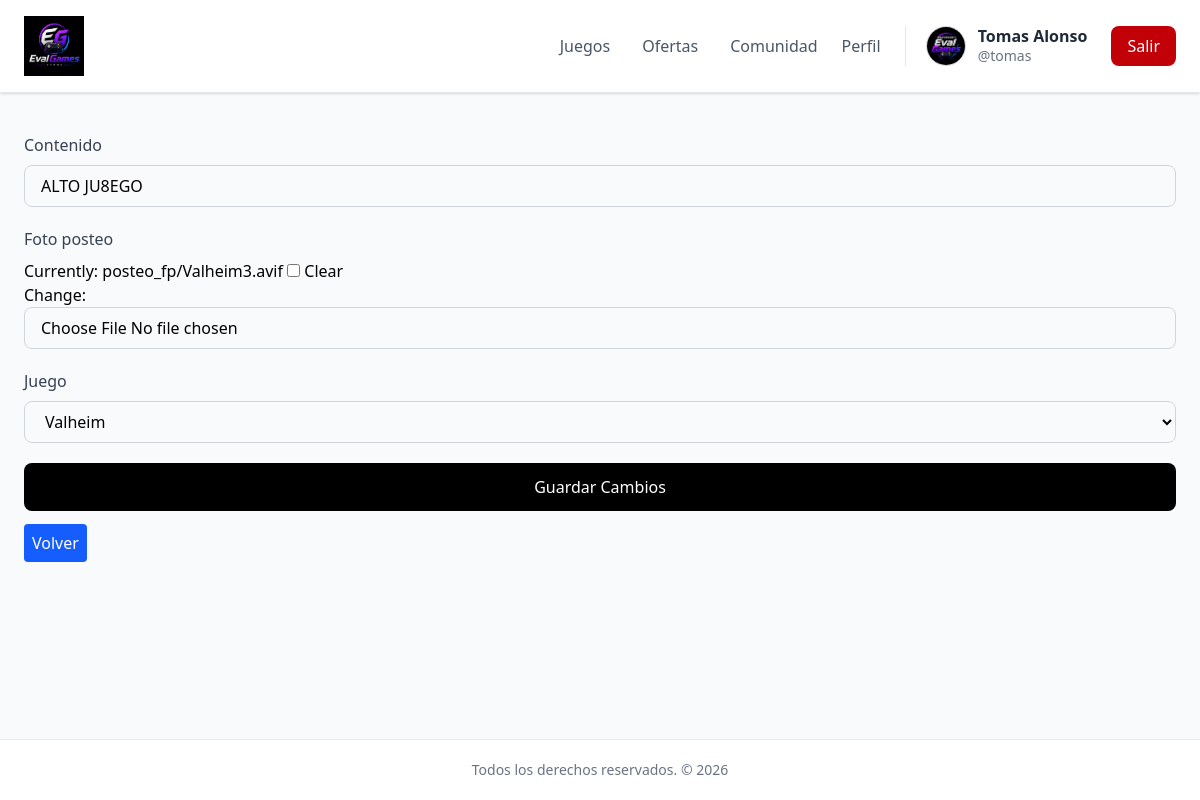
/comunidad/editar_posteo/23/ (signed in), run on the app's committed database.
### usuarios/models.py (models this page shows, shortened)
class UsuarioPersonalizado(AbstractUser):
    telefono = models.CharField(
        max_length=20,
        null=True,
        blank=True
    )
    foto_perfil = models.ImageField(
        upload_to='users_fp',
        null=True,
        blank=True
    )

### comunidad/models.py (models this page shows)
class Posteo(models.Model):
    usuario = models.ForeignKey(UsuarioPersonalizado, on_delete=models.CASCADE, related_name='posteos')
    contenido = models.CharField(max_length=500)
    foto_posteo = models.ImageField(upload_to='posteo_fp', null=True, blank=True)
    juego = models.ForeignKey(Juego, on_delete=models.CASCADE, null=True, blank=True)
    activo = models.BooleanField(default=1, null=True, blank=True)

### comunidad/views.py (the view)
# urls.py: path('editar_posteo/<int:id>/', views.editar_posteo, name='editar_posteo')
@login_required
@permission_required('comunidad.change_posteo')
def editar_posteo(request,id):
    posteo = get_object_or_404(Posteo, id=id)
    if request.method == 'POST':
        form = PosteoForm( request.POST, instance=posteo)
        if form.is_valid():
            form.save()
            return redirect('posteos')
    else:
        form = PosteoForm(instance=posteo)
    return render(request, 'comunidad/editar_posteo.html',{'posteo':posteo, 'form':form})

### comunidad/forms.py
class PosteoForm(forms.ModelForm):
    class Meta:
        model = Posteo
        fields =[
            'contenido', 'foto_posteo', 'juego'
        ]

### videojuegos/models.py (called while the page is built)
    def __str__(self):
        return self.titulo

### comunidad/templates/comunidad/editar_posteo.html (shortened to what this page needs)
{% extends 'inicio/base.html' %}
{% load widget_tweaks %}
{% block body %}
<form method="POST" enctype="multipart/form-data" class="space-y-5">
    {% for field in form %}
        <div>
            <label class="block mb-2 font-medium text-gray-700">
                {{ field.label }}
            </label>
            {{ field|add_class:"w-full border border-gray-300 rounded-lg px-4 py-2 focus:ring-2 focus:ring-black focus:border-black outline-none transition" }}
        </div>
    {% endfor %}
        <button type="submit" class="w-full bg-black text-white py-3 rounded-lg font-medium hover:bg-gray-800 transition duration-200 cursor-pointer">
                Guardar Cambios
        </button>
        <a href="{% url 'posteos' %}" class="p-2 bg-blue-600 hover:bg-blue-700 cursor-pointer rounded text-white">Volver</a>
    </form>
{% endblock %}

### inicio/templates/inicio/base.html (shortened to what this page needs)
{% load static tailwind_tags %}
<!DOCTYPE html>
<html lang="es">
<head>
    {% tailwind_css %}
</head>
<body class="bg-gray-50 min-h-screen flex flex-col">
    <nav class="bg-white border-b border-gray-200 shadow-sm">
        <div class="max-w-7xl mx-auto px-6 py-4 flex justify-between items-center">
            <a href="{% url 'inicio' %}" class="text-2xl">
                <img
                    src="/media/Logo/logo_EvalGames.png"
                    class="h-15 w-15 cursor-pointer"
                    alt="logo_page"
                />
            </a>
            <div class="flex items-center gap-6 text-gray-600 font-medium">
                {% if user.is_authenticated %}
                    <a href="{% url 'juegos' %}" class="hover:text-black transition">
                        Juegos
                    </a>
                    <a href="{% url 'oferta' %}"
                       class="hover:text-black hover:bg-amber-300 transition p-2 rounded">
                        Ofertas
                    </a>
                    <a href="{% url 'posteos' %}" class="hover:text-black transition">
                        Comunidad
                    </a>
                    <a href="{% url 'perfil' %}" class="hover:text-black transition">
                        Perfil
                    </a>
                    <div class="flex items-center gap-3 border-l border-gray-200 pl-5">
                        {% if user.foto_perfil %}
                            <img
                                src="{{ user.foto_perfil.url }}"
                                alt="foto perfil"
                                class="w-10 h-10 rounded-full object-cover border border-gray-300"
                            >
                        {% else %}
                            <div class="w-10 h-10 rounded-full bg-gray-300 flex items-center justify-center text-white font-bold">
                                {{ user.username|first|upper }}
                            </div>
                        {% endif %}
                        <div class="flex flex-col leading-tight">
                            {% if user.first_name or user.last_name %}
                                <span class="font-semibold text-gray-800">
                                    {{ user.first_name }}
                                    {{ user.last_name }}
                                </span>
                            {% endif %}
                            <span class="text-sm text-gray-500">
                                @{{ user.username }}
                            </span>
                        </div>
                    </div>
                    <form action="{% url 'logout' %}" method="POST">
                        <button
                            type="submit"
                            class="bg-red-700 hover:bg-red-500 text-white px-4 py-2 rounded-lg transition cursor-pointer"
                        >
                            Salir
                        </button>
                    </form>
                {% endif %}
            </div>
        </div>
    </nav>
    <main class="flex-1 max-w-7xl mx-auto w-full px-6 py-10">
        {% block body %}
        {% endblock %}
    </main>
    <footer class="bg-white border-t border-gray-200 py-5 text-center text-sm text-gray-500">
        Todos los derechos reservados. &copy; 2026
    </footer>
</body>
</html>

### data on the page
UsuarioPersonalizado: foto_perfil (picture), first_name "Tomas", last_name "Alonso", username "tomas"
Posteo: form "ALTO JU8EGO" "Valheim"

### other printed values
{{ field.label }} "Contenido" "Foto posteo" "Juego"
